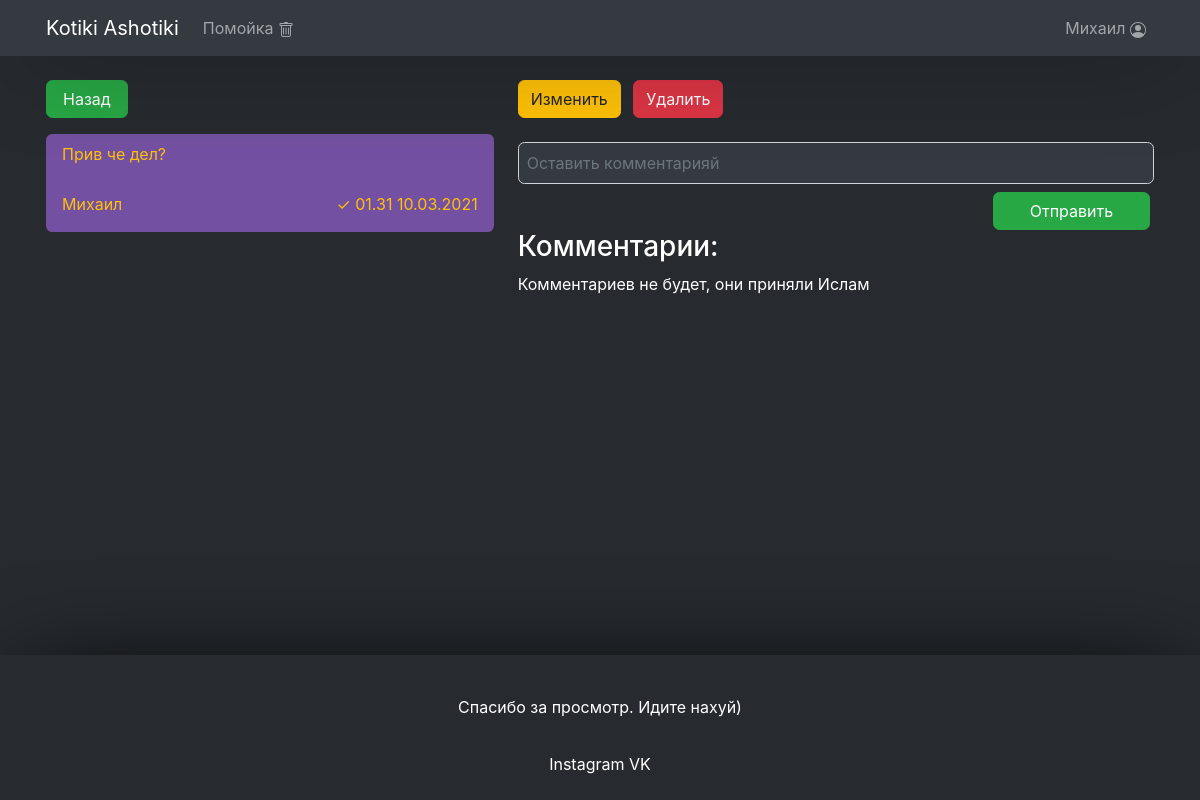
/msg/194 (signed in), run on the app's committed database.
### msg/models.py (models this page shows, shortened)
class Message(models.Model):
    user = models.CharField('Пользователь', max_length=120)
    text = models.CharField('Текст', max_length=10000)
    date = models.DateTimeField(auto_now_add=True)
    picture = models.CharField('Изображение', blank=True, null=True, max_length=100, default='none')
    picture_file = models.ImageField('Пикча', upload_to='msg', blank=True, max_length=200, default='none')
    BG_COLOR_CHOICE = [
        ('bg-dark', 'Темный фон'),
        ('bg-light', 'Светлый фон'),
        ('bg-primary','Фиолетовый фон'),
        ('bg-success', 'Зеленый фон'),
        ('bg-danger', 'Красный фон'),
        ('bg-warning', 'Желтый фон'),
        ('bg-info', 'Голубой фон')]
    card_bg_color_choice = models.CharField('Цвет фона', max_length=100, choices=BG_COLOR_CHOICE, default='bg-dark')
    FONT_COLOR_CHOICE = [
        ('text-white', 'Белый текст'),
        ('text-dark', 'Темный текст'),
        ('text-primary', 'Фиолетовый текст'),
        ('text-secondary', 'Серый текст'),
        ('text-warning', 'Желтый текст'),
        ('text-danger', 'Красный текст'),
        ('text-success', 'Зеленый цвет'),
        ('text-info', 'Голубой цвет')]
    card_font_color_choice = models.CharField('Цвет текста', max_length=100, choices=FONT_COLOR_CHOICE, default='text-white')
    PINNED_NEWS = [('False','no'), ('True','Pined'), ('None','Hide')]
    top = models.CharField('Pine', blank=True, null=True, max_length=100, choices=PINNED_NEWS, default='False')
    admin_news = models.BooleanField('✓', default='False')
    class Meta():
        verbose_name = 'Новость'
        verbose_name_plural = 'Новости'

### msg/views.py (the view, shortened to what this page needs)
# urls.py: path('<int:id>', views.msg_id, name="msg_id"),
def msg_id(request, id):
    message = Message.objects.filter(id=id).all()
    comments = Comment.objects.filter(new=id).all()
    form = CommentForm()
    data = {
        'message': message,
        'comments': comments,
        'form': form,
    }
    return render(request, 'msg/msg_id.html', data)

### msg/forms.py
class CommentForm(ModelForm):
    class Meta:
        model = Comment
        fields = ['text']
        widgets = {'text': TextInput(attrs={
            'class': 'form-control bg-dark text-white p-md-3 p-lg-2 mb-md-4 mb-lg-2 rounded',
            'placeholder': 'Оставить комментарияй'
        })}

### msg/templates/msg/msg_id.html (shortened to what this page needs)
{% extends 'wrapper.html' %}
{% block static %}
  <link rel="stylesheet" href="/static/msg/css/msg.css">
{% endblock %}
{% block content %}
<div class="row">
{% for msg in message %}
	<div class="{%if msg.picture_file != 'none' or msg.picture != 'none' %}
              col-lg-7{%else%}col-lg-5{%endif%}">
    <a class="btn btn-success rounded mb-md-4 mb-lg-3
              pl-md-4 pr-md-4 pl-lg-3 pr-lg-3"
       href="/msg/#msg{{msg.id}}">
      Назад
    </a>
      <div id="msg_id"
           class="card {{ msg.card_bg_color_choice }} mb-4 p-0 rounded
                                {{ msg.card_font_color_choice }} border-0">
        <div class="card_header pt-lg-2 pb-lg-2 p-md-3">
          {{ msg.text|safe|linebreaks }}
        </div>
        <div class="card-body">
          <span class="card-text float-right">
            {% if msg.admin_news == True %} ✓ {% endif %}
            {{ msg.date|date:'H.i  d.m.Y' }}
          </span>
          <span class="">
            {{ msg.user }}
          </span>
        </div>
      </div>
	</div>
  <div class="{%if msg.picture_file != 'none' or msg.picture != 'none'%}
              col-lg-5{%else%}col-lg-7{%endif%}">
    {% if request.user.username == 'volkovmb' %}
    <a class="btn btn-warning rounded mb-md-4 mb-lg-2 mr-2"
       href="/admin/msg/message/{{msg.id}}/change">
      Изменить
    </a>
    <a class="btn btn-danger rounded mb-md-4 mb-lg-2"
       href="/admin/msg/message/{{msg.id}}/delete">
      Удалить
    </a>
    {% endif %}
    <div class="mt-3">
      {% if user.is_authenticated %}
        <form method="post"
              enctype="multipart/form-data">
          {{ form.text }}
          <div class="row justify-content-md-end ml-1 mr-1">
            <button class="col-md-4 col-lg-3 btn btn-success rounded"
                    type="submit">
              Отправить
            </button>
          </div>
        </form>
      {% endif %}
    </div>
    <div id="comments">
      <h3>Комментарии:
      </h3>
      {% if comments %}
        {% for m in comments %}
          <div class="mt-md-4 mt-lg-3 p-2 bg-dark text-white rounded">
            <p class="ml-md-3 ml-lg-1 mt-md-2 mt-lg-1 mb-md-2 mb-lg-0">
              {{ m.text|safe }}
            </p>
            <hr class="m-lg-2">
            <div class="row">
              <div class="col-6">
                <p class="ml-md-3 ml-lg-1 mb-0 pr-1">
                  {{ m.user.first_name }}
                </p>
              </div>
              <div class="col-6">
                <p class="mr-md-3 mr-lg-1 mb-md-2 mb-lg-0 text-right">
                  {{ m.date|date:'H.i d.m.Y' }}
                </p>
              </div>
            </div>
          </div>
        {% endfor %}
        <br>
      {% else %}
        <p>Комментариев не будет, они приняли Ислам</p>
      {% endif %}
    </div>
  </div>
{% endfor %}
</div>
{% endblock %}

### main/templates/includes/header.html (shortened to what this page needs)
{% block header %}
<div class="header bg-dark">
<div class="container navbar top navbar-expand navbar-dark">
	<a class="navbar-brand" href="{% url 'home' %}">Kotiki Ashotiki</a>
  <div class="collapse navbar-collapse" id="navbarColor02">
		<ul class="navbar-nav mr-auto">
			<li class="nav-item">
		    <a class="nav-link" href="{% url 'msg' %}">
		      Помойка {% include 'includes/icons/trash.svg' %}
		   	</a>
		  </li>
    </ul>
		<ul class="navbar-nav justify-content-end">
			<li class="nav-item">
				{% if user.is_authenticated %}
					<a 	id="user_name"
							v-model="user"
							name="{{ user.first_name }}"
							class="nav-link"
							href="{% url 'account' %}">
						{{ user.first_name }}
						{% include 'includes/icons/person-circle.svg' %}
					</a>
				{% endif %}
			</li>
		</ul>
  </div>
</div>
</div>
{% endblock %}

### main/static/css/general.css (style rules this page uses)
html, body { height: 100%; background: #272b30; color: white; font-family: -apple-system, sans-serif; }
body { display: flex; flex-direction: column; }
a { text-decoration: none; }
.content, .header, .footer { box-sizing: border-box; width: 100%; z-index: 0; }
.header, .footer { box-shadow: 3px 3px 100px -20px black; }
.rounded { border-radius: 0.4rem!important; }
@media (min-width:992px) { .header { position: fixed; z-index: 1; } }

### msg/static/msg/css/msg.css (style rules this page uses)
.bg-primary { background-color: #7350a1!important; }
#msg_id { text-decoration-line: none; }
#msg_id .card_header p { margin-bottom: 2px; }

### data on the page
Message: text "Прив че дел?", date "01.31 10.03.2021", user "Михаил"

### other printed values
{{ user.first_name }} "Михаил"
